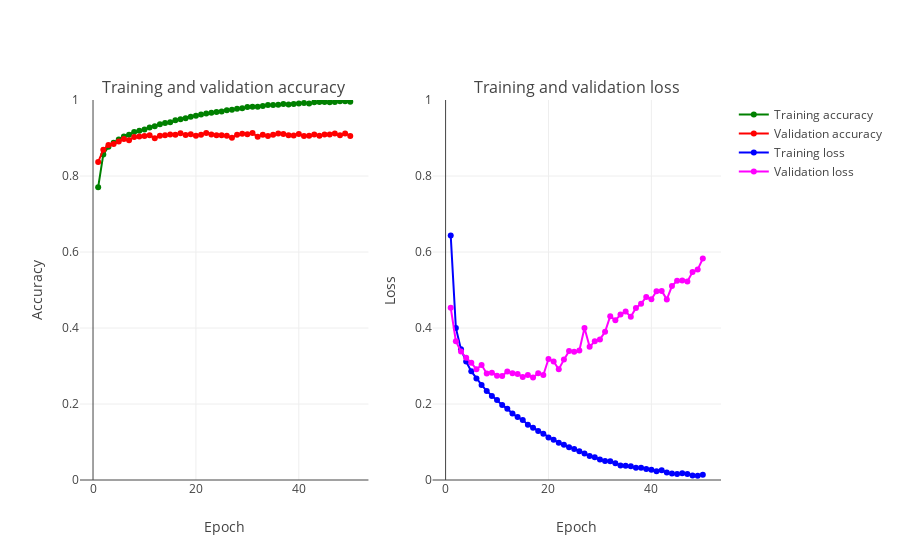

The notebook cell this image was saved under:
### Markdown cell above
## Validation accuracy and loss

Let's plot the train and validation accuracy and loss, from the train history.

### Code cell
plot_accuracy_and_loss(train_model)

### Figure 1 — Plotly figure (JSON) as saved in the notebook; plotly's stock layout.template omitted (floating-point values rounded to 4 significant figures)
{"data": [{"marker": {"color": "Green"}, "mode": "markers+lines", "name": "Training accuracy", "text": ["1", "2", "3", "4", "5", "6", "7", "8", "9", "10", "11", "12", "13", "14", "15", "16", "17", "18", "19", "20", "21", "22", "23", "24", "25", "26", "27", "28", "29", "30", "31", "32", "33", "34", "35", "36", "37", "38", "39", "40", "41", "42", "43", "44", "45", "46", "47", "48", "49", "50"], "type": "scatter", "uid": "439894c8-4cf2-11ea-b1c4-39b7094d46f5", "x": [1, 2, 3, 4, 5, 6, 7, 8, 9, 10, 11, 12, 13, 14, 15, 16, 17, 18, 19, 20, 21, 22, 23, 24, 25, 26, 27, 28, 29, 30, 31, 32, 33, 34, 35, 36, 37, 38, 39, 40, 41, 42, 43, 44, 45, 46, 47, 48, 49, 50], "xaxis": "x", "y": [0.7707, 0.8567, 0.8772, 0.8873, 0.8964, 0.9042, 0.9089, 0.9159, 0.9191, 0.9226, 0.9274, 0.9311, 0.9361, 0.9394, 0.9413, 0.9464, 0.9495, 0.9523, 0.9559, 0.9586, 0.9619, 0.9643, 0.9664, 0.9686, 0.9697, 0.9729, 0.9743, 0.9772, 0.9786, 0.9813, 0.9823, 0.9823, 0.9845, 0.9866, 0.9868, 0.9874, 0.9892, 0.9883, 0.9894, 0.9908, 0.9921, 0.991, 0.994, 0.9947, 0.9947, 0.9943, 0.9947, 0.9965, 0.9966, 0.9952], "yaxis": "y"}, {"marker": {"color": "Red"}, "mode": "markers+lines", "name": "Validation accuracy", "text": ["1", "2", "3", "4", "5", "6", "7", "8", "9", "10", "11", "12", "13", "14", "15", "16", "17", "18", "19", "20", "21", "22", "23", "24", "25", "26", "27", "28", "29", "30", "31", "32", "33", "34", "35", "36", "37", "38", "39", "40", "41", "42", "43", "44", "45", "46", "47", "48", "49", "50"], "type": "scatter", "uid": "4399f430-4cf2-11ea-b1c4-39b7094d46f5", "x": [1, 2, 3, 4, 5, 6, 7, 8, 9, 10, 11, 12, 13, 14, 15, 16, 17, 18, 19, 20, 21, 22, 23, 24, 25, 26, 27, 28, 29, 30, 31, 32, 33, 34, 35, 36, 37, 38, 39, 40, 41, 42, 43, 44, 45, 46, 47, 48, 49, 50], "xaxis": "x", "y": [0.8369, 0.8692, 0.8818, 0.8842, 0.891, 0.8973, 0.894, 0.9027, 0.9042, 0.9055, 0.9073, 0.8991, 0.9061, 0.9074, 0.9091, 0.9083, 0.9127, 0.908, 0.9101, 0.9061, 0.9088, 0.913, 0.9089, 0.9074, 0.9072, 0.9057, 0.9006, 0.9086, 0.9111, 0.9102, 0.9128, 0.9033, 0.9087, 0.9054, 0.9084, 0.9121, 0.9102, 0.9073, 0.9064, 0.9105, 0.905, 0.9062, 0.9089, 0.9059, 0.9089, 0.9093, 0.9118, 0.907, 0.9121, 0.9055], "yaxis": "y"}, {"marker": {"color": "Blue"}, "mode": "markers+lines", "name": "Training loss", "text": ["1", "2", "3", "4", "5", "6", "7", "8", "9", "10", "11", "12", "13", "14", "15", "16", "17", "18", "19", "20", "21", "22", "23", "24", "25", "26", "27", "28", "29", "30", "31", "32", "33", "34", "35", "36", "37", "38", "39", "40", "41", "42", "43", "44", "45", "46", "47", "48", "49", "50"], "type": "scatter", "uid": "439ac220-4cf2-11ea-b1c4-39b7094d46f5", "x": [1, 2, 3, 4, 5, 6, 7, 8, 9, 10, 11, 12, 13, 14, 15, 16, 17, 18, 19, 20, 21, 22, 23, 24, 25, 26, 27, 28, 29, 30, 31, 32, 33, 34, 35, 36, 37, 38, 39, 40, 41, 42, 43, 44, 45, 46, 47, 48, 49, 50], "xaxis": "x2", "y": [0.6432, 0.4002, 0.3438, 0.3117, 0.286, 0.2673, 0.2502, 0.2341, 0.2212, 0.2107, 0.1976, 0.1872, 0.1747, 0.1655, 0.158, 0.1456, 0.1374, 0.129, 0.1215, 0.1118, 0.1056, 0.09831, 0.09282, 0.0861, 0.08183, 0.07557, 0.06988, 0.06317, 0.0598, 0.05378, 0.05024, 0.04902, 0.04433, 0.03816, 0.03761, 0.03629, 0.03212, 0.03214, 0.02909, 0.02671, 0.0233, 0.02568, 0.01979, 0.0171, 0.01604, 0.01768, 0.01587, 0.01196, 0.01138, 0.01408], "yaxis": "y2"}, {"marker": {"color": "Magenta"}, "mode": "markers+lines", "name": "Validation loss", "text": ["1", "2", "3", "4", "5", "6", "7", "8", "9", "10", "11", "12", "13", "14", "15", "16", "17", "18", "19", "20", "21", "22", "23", "24", "25", "26", "27", "28", "29", "30", "31", "32", "33", "34", "35", "36", "37", "38", "39", "40", "41", "42", "43", "44", "45", "46", "47", "48", "49", "50"], "type": "scatter", "uid": "439bb252-4cf2-11ea-b1c4-39b7094d46f5", "x": [1, 2, 3, 4, 5, 6, 7, 8, 9, 10, 11, 12, 13, 14, 15, 16, 17, 18, 19, 20, 21, 22, 23, 24, 25, 26, 27, 28, 29, 30, 31, 32, 33, 34, 35, 36, 37, 38, 39, 40, 41, 42, 43, 44, 45, 46, 47, 48, 49, 50], "xaxis": "x2", "y": [0.4533, 0.3655, 0.338, 0.3214, 0.3085, 0.2913, 0.3026, 0.2804, 0.2825, 0.2745, 0.2735, 0.2858, 0.281, 0.2791, 0.2713, 0.2761, 0.2697, 0.2809, 0.2761, 0.3183, 0.3118, 0.2913, 0.3168, 0.3391, 0.3374, 0.3409, 0.3999, 0.3505, 0.365, 0.37, 0.3902, 0.4308, 0.4202, 0.4355, 0.4433, 0.4294, 0.4529, 0.4635, 0.4816, 0.4756, 0.4969, 0.4977, 0.4753, 0.5105, 0.5246, 0.5249, 0.5227, 0.5473, 0.5538, 0.5828], "yaxis": "y2"}], "layout": {"annotations": [{"font": {"size": 16}, "showarrow": false, "text": "Training and validation accuracy", "x": 0.225, "xanchor": "center", "xref": "paper", "y": 1.0, "yanchor": "bottom", "yref": "paper"}, {"font": {"size": 16}, "showarrow": false, "text": "Training and validation loss", "x": 0.775, "xanchor": "center", "xref": "paper", "y": 1.0, "yanchor": "bottom", "yref": "paper"}], "xaxis": {"anchor": "y", "domain": [0.0, 0.45], "title": "Epoch"}, "xaxis2": {"anchor": "y2", "domain": [0.55, 1.0], "title": "Epoch"}, "yaxis": {"anchor": "x", "domain": [0.0, 1.0], "range": [0, 1], "title": "Accuracy"}, "yaxis2": {"anchor": "x2", "domain": [0.0, 1.0], "range": [0, 1], "title": "Loss"}}}
